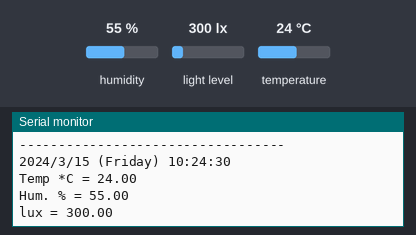
Recording of a sketch running on a simulated Arduino Uno, built with avr-gcc and run on an emulated ATmega328P. Shown: the last lines printed to the serial monitor. The test bench sets the inputs (shaded band); at power-on: humidity 55 %, light level 300 lx, temperature 24 °C. The local clock reads 2024-03-15 10:24:30 at power-on unless the sketch sets it; storage starts empty.

Above: at 2.0 s.
2.1 s: humidity set to 22 %
At 3.6 s:
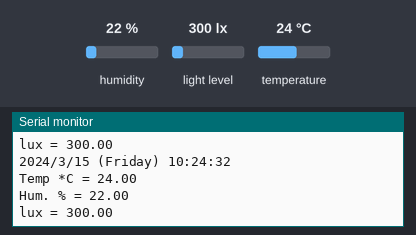
4.9 s: light level set to 40 lx
At 6.1 s:
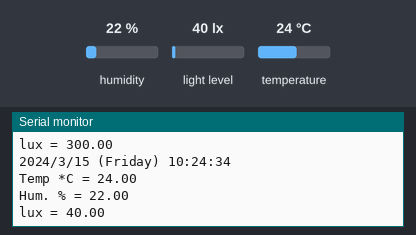
7.7 s: temperature set to 12 °C
At 9.9 s:
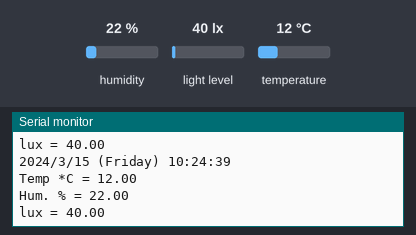
Timing chart, 0 to 11.4 s (numbered marks = the images above; inputs shaded):
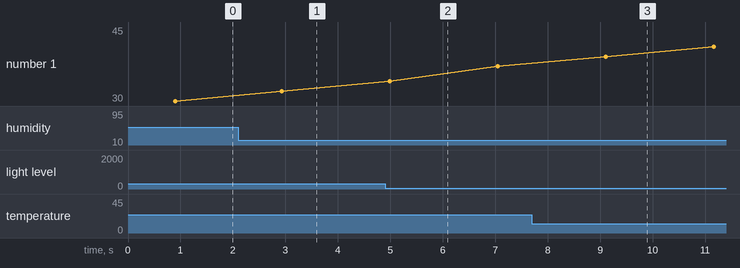

Measured:
- after the input at 2.1 s, the serial monitor: prints a new line after 0.88 s (image 1)
- after the input at 4.9 s, the serial monitor: prints a new line after 0.15 s (image 2)
- after the input at 7.7 s, the serial monitor: prints a new line after 1.4 s (image 3)

The sketch:

initialization.ino
```cpp
#include "Adafruit_SHT31.h"       // library for the tempurature sensor
#include <Adafruit_Sensor.h>      // unified sensor library
#include <Adafruit_TSL2561_U.h>   // library for the light sensor
#include <SPI.h>                  // library for the pins the SD card is using
#include <SD.h>                   // library for the SD card
#include <Wire.h>
#include "RTClib.h"               // library for the RTC

/* Set the appropriate digital I/O pin connections. These are the pin */

const int chipSelect = 10; // set the pin for the SD card

const int lights = 4;   // PWM pin for the lights
const int peltier = 3;  // PWM pin for the peltier
const int fan = 9;      // PWM pin for the fan

/* define the sensors */

RTC_PCF8523 rtc;                                                                        // name the clock
Adafruit_TSL2561_Unified tsl = Adafruit_TSL2561_Unified(TSL2561_ADDR_FLOAT, 12345);     // name the lux sensor
Adafruit_SHT31 sht31 = Adafruit_SHT31();                                                // name the temp sensor

char daysOfTheWeek[7][12] = {"Sunday", "Monday", "Tuesday", "Wednesday", "Thursday", "Friday", "Saturday"};

/**************************************************************************/
/*
    Displays some basic information on this sensor from the unified
    sensor API sensor_t type (see Adafruit_Sensor for more information)
*/
/**************************************************************************/
void displaySensorDetails(void)
{
  sensor_t sensor;
  tsl.getSensor(&sensor);
  Serial.println("------------------------------------");
  Serial.print  ("Sensor:       "); Serial.println(sensor.name);
  Serial.print  ("Driver Ver:   "); Serial.println(sensor.version);
  Serial.print  ("Unique ID:    "); Serial.println(sensor.sensor_id);
  Serial.print  ("Max Value:    "); Serial.print(sensor.max_value); Serial.println(" lux");
  Serial.print  ("Min Value:    "); Serial.print(sensor.min_value); Serial.println(" lux");
  Serial.print  ("Resolution:   "); Serial.print(sensor.resolution); Serial.println(" lux");
  Serial.println("------------------------------------");
  Serial.println("");
  delay(500);
}

/**************************************************************************/
/*
    Configures the gain and integration time for the TSL2561
*/
/**************************************************************************/
void configureSensor(void)
{
  /* You can also manually set the gain or enable auto-gain support */
  // tsl.setGain(TSL2561_GAIN_1X);      /* No gain ... use in bright light to avoid sensor saturation */
  // tsl.setGain(TSL2561_GAIN_16X);     /* 16x gain ... use in low light to boost sensitivity */
  tsl.enableAutoRange(true);            /* Auto-gain ... switches automatically between 1x and 16x */

  /* Changing the integration time gives you better sensor resolution (402ms = 16-bit data) */
  // tsl.setIntegrationTime(TSL2561_INTEGRATIONTIME_13MS);      /* fast but low resolution */
  tsl.setIntegrationTime(TSL2561_INTEGRATIONTIME_101MS);  /* medium resolution and speed   */
  // tsl.setIntegrationTime(TSL2561_INTEGRATIONTIME_402MS);  /* 16-bit data but slowest conversions */

  /* Update these values depending on what you've set above! */
  Serial.println("------------------------------------");
  Serial.print  ("Gain:         "); Serial.println("Auto");
  Serial.print  ("Timing:       "); Serial.println("101 ms");
  Serial.println("------------------------------------");

}

void configureSD() {
  Serial.println("----------------------------------");
  Serial.print("Initializing SD card...");

  // see if the card is present and can be initialized:
  if (!SD.begin(chipSelect)) {
    Serial.println("Card failed, or not present");
    // don't do anything more:
    while (1);
  }

  Serial.println("card initialized.");
  Serial.println("");
  Serial.println("----------------------------------");
}

void setup() {
  // put your setup code here, to run once:

  /* set up the sensor and logger */
  Serial.begin(9600);

  while (!Serial)
    delay(10);     // will pause Zero, Leonardo, etc until serial console opens

  /* Initialize temp sensor */
  Serial.println("SHT31 test"); Serial.println("");
  if (! sht31.begin(0x44)) {   // Set to 0x45 for alternate i2c addr
    Serial.println("Couldn't find SHT31");
    while (1) delay(1);
  }

  /* Initialise the lux sensor */
  //use tsl.begin() to default to Wire,
  //tsl.begin(&Wire2) directs api to use Wire2, etc.
  if(!tsl.begin())
  {
    /* There was a problem detecting the TSL2561 ... check your connections */
    Serial.print("Ooops, no TSL2561 detected ... Check your wiring or I2C ADDR!");
    while(1);
  }

  /* Display some basic information on this sensor */
  displaySensorDetails();

  /* Setup the sensor gain and integration time */
  configureSensor();

  /*set up the SD card*/
  configureSD();

  // Initialize a new chip by turning off write protection and clearing the
  if (! rtc.begin()) {
    Serial.println("Couldn't find RTC");
    while (1);
  }

  if (! rtc.initialized()) {
    Serial.println("RTC is NOT running!");
    // following line sets the RTC to the date & time this sketch was compiled
    // rtc.adjust(DateTime(F(__DATE__), F(__TIME__)));
    // This line sets the RTC with an explicit date & time, for example to set
    // January 21, 2014 at 3am you would call:
    rtc.adjust(DateTime(2018, 5, 28, 16, 11, 50));
  }
}

// Loop and print the time every second.
void loop() {
  DateTime now = rtc.now();

  Serial.print(now.year(), DEC); Serial.print('/'); Serial.print(now.month(), DEC); Serial.print('/'); Serial.print(now.day(), DEC);
  Serial.print(" ("); Serial.print(daysOfTheWeek[now.dayOfTheWeek()]); Serial.print(") ");
  Serial.print(now.hour()); Serial.print(':'); Serial.print(now.minute()); Serial.print(':'); Serial.println(now.second());

  Serial.print("Temp *C = "); Serial.println(sht31.readTemperature());
  Serial.print("Hum. % = "); Serial.println(sht31.readHumidity());

  sensors_event_t event;
  tsl.getEvent(&event);
  Serial.print("lux = "); Serial.println(event.light);
  Serial.println();
  delay(2000);
}
```
